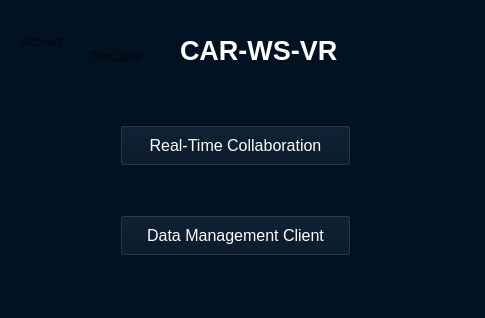
<?xml version="1.0" encoding="UTF-8"?>
<ui version="4.0">
 <class>MainWindow</class>
 <widget class="QMainWindow" name="MainWindow">
  <property name="geometry">
   <rect>
    <x>0</x>
    <y>0</y>
    <width>485</width>
    <height>318</height>
   </rect>
  </property>
  <property name="windowTitle">
   <string>mainwindow</string>
  </property>
  <property name="styleSheet">
   <string notr="true">background-color: rgb(1,19,35);</string>
  </property>
  <widget class="QWidget" name="centralwidget">
   <widget class="QLabel" name="m_CARLabel">
    <property name="geometry">
     <rect>
      <x>180</x>
      <y>30</y>
      <width>181</width>
      <height>41</height>
     </rect>
    </property>
    <property name="styleSheet">
     <string notr="true">color: rgb(255,255,255);</string>
    </property>
    <property name="text">
     <string>&lt;html&gt;&lt;head/&gt;&lt;body&gt;&lt;p&gt;&lt;span style=&quot; font-size:20pt; font-weight:700;&quot;&gt;CAR-WS-VR&lt;/span&gt;&lt;/p&gt;&lt;/body&gt;&lt;/html&gt;</string>
    </property>
   </widget>
   <widget class="QPushButton" name="m_DBClientBtn">
    <property name="geometry">
     <rect>
      <x>120</x>
      <y>215</y>
      <width>231</width>
      <height>41</height>
     </rect>
    </property>
    <property name="styleSheet">
     <string notr="true">color: rgb(255,255,255);
font-size: 16px;</string>
    </property>
    <property name="text">
     <string>Data Management Client</string>
    </property>
   </widget>
   <widget class="QToolButton" name="m_AccountBtn">
    <property name="geometry">
     <rect>
      <x>10</x>
      <y>10</y>
      <width>64</width>
      <height>64</height>
     </rect>
    </property>
    <property name="styleSheet">
     <string notr="true">border: none; 
padding: 0px;</string>
    </property>
    <property name="text">
     <string>Account</string>
    </property>
   </widget>
   <widget class="QPushButton" name="m_CollaborationBtn">
    <property name="geometry">
     <rect>
      <x>120</x>
      <y>125</y>
      <width>231</width>
      <height>41</height>
     </rect>
    </property>
    <property name="styleSheet">
     <string notr="true">color: rgb(255,255,255);
font-size: 16px;</string>
    </property>
    <property name="text">
     <string>Real-Time Collaboration</string>
    </property>
   </widget>
   <widget class="QLabel" name="iconLabel">
    <property name="geometry">
     <rect>
      <x>90</x>
      <y>20</y>
      <width>83</width>
      <height>74</height>
     </rect>
    </property>
    <property name="text">
     <string>TextLabel</string>
    </property>
   </widget>
  </widget>
 </widget>
 <resources/>
 <connections/>
</ui>
